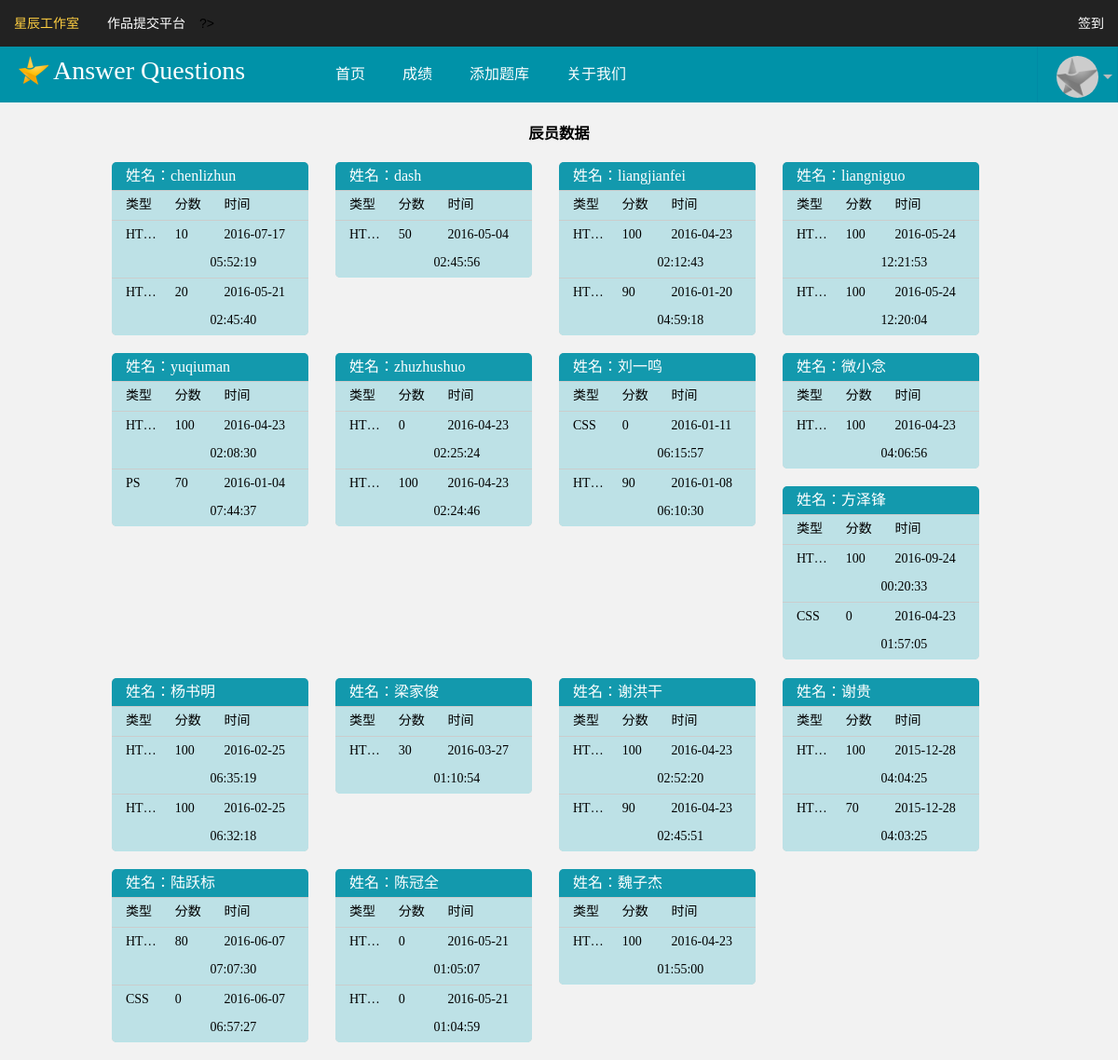
The page /AnswerQuestions/view/aboutus.php on the database its author committed.
### tables this page shows
CREATE TABLE IF NOT EXISTS `answer_results` (
  `id` int(11) NOT NULL AUTO_INCREMENT,
  `respondents` char(12) NOT NULL COMMENT '答题人',
  `answer_type` char(24) NOT NULL COMMENT '题目类型',
  `score` char(24) NOT NULL COMMENT '答题分数',
  `answer_time` int(100) NOT NULL COMMENT '答题时间',
  PRIMARY KEY (`id`)
);

### AnswerQuestions/view/aboutus.php (the view, shortened to what this page needs)
<?php
include('../view/header.php');
echo '<link rel="stylesheet"  href="../style/aboutus.css">';
$sql ="SELECT * FROM answer_results ORDER BY respondents,id DESC";
$result = mysql_query($sql);
$array = array();
while($row = mysql_fetch_array($result)){
	$array[]=$row;
}
?>
<section class="aboutus">
	<h3>辰员数据</h3>
	<div class="about_data">
	<?php
		$name = "";
		$num = 0;
		foreach($array as $a){
			if($num ==2 AND $name == $a['respondents']){
			}else{
							if($name != $a['respondents']){
							echo "</ul>";
							$name = $a['respondents'];
							$num = 0;
						?>
						<ul class="user_data">
							<li class="about_top">姓名：<?php echo $a['respondents']; ?><span></span> </li>
							<li class="data">
								<span class="data_type">类型</span>
								<span>分数</span>
								<span class="data_time">时间</span>
							</li>
						<?php
							}
							$num++;
							?>
							<li class="data">
								<span class="data_type"><?php echo $a['answer_type'] ?></span>
								<span><?php echo $a['score'] ?></span>
								<span class="data_time"><?php echo date("Y-m-d H:i:s",$a['answer_time']) ?></span>
							</li>
						<?php
						}
						?>
	<?php } ?>
	</div>
</section>
</body>
</html>

### AnswerQuestions/style/header.css (style rules this page uses)
* { padding: 0; margin: 0 }
li,ul { list-style: none }
body { font-size: 14px; font-family: "Microsoft Yahei"; background-color: #f2f2f2; }

### AnswerQuestions/style/aboutus.css (style rules this page uses)
.aboutus h3 { text-align: center; padding: 20px 0; }
.about_data { width: 80%; margin: 0 auto; }
.user_data { width: 22%; float: left; margin-right: 3%; margin-bottom: 2%; text-indent: 15px; border-radius: 5px; overflow: hidden; background: #ccc; }
.user_data .about_top { height: 30px; line-height: 30px; font-size: 16px; color: #fff; background: #1399AD; position: relative; }
.user_data .data { display:flex; -webkit-display:flex; line-height: 30px; }
.user_data .data span { -webkit-flex: 1; flex: 1; background: #BDE1E6; border-bottom: 1px solid #B9E3E8; margin-top: 1px; }
.user_data .data .data_time { -webkit-flex: 2; flex: 2; }
.user_data .data .data_type { display:block;white-space:nowrap; overflow:hidden; text-overflow:ellipsis; }

### top2.php (style rules this page uses)
* { margin: 0; padding: 0; list-style: none; text-decoration: none; color: inherit; }

### rows shown on the page
answer_results: respondents "chenlizhun", answer_type "HT…", score "10", answer_time "2016-07-17 05:52:19"
answer_results: answer_type "HT…", score "20", answer_time "2016-05-21 02:45:40"
answer_results: respondents "dash", answer_type "HT…", score "50", answer_time "2016-05-04 02:45:56"
answer_results: respondents "liangjianfei", answer_type "HT…", score "100", answer_time "2016-04-23 02:12:43"
answer_results: answer_type "HT…", score "90", answer_time "2016-01-20 04:59:18"
answer_results: respondents "liangniguo", answer_type "HT…", score "100", answer_time "2016-05-24 12:21:53"
answer_results: answer_type "HT…", score "100", answer_time "2016-05-24 12:20:04"
answer_results: respondents "yuqiuman", answer_type "HT…", score "100", answer_time "2016-04-23 02:08:30"
answer_results: answer_type "PS", score "70", answer_time "2016-01-04 07:44:37"
answer_results: respondents "zhuzhushuo", answer_type "HT…", score "0", answer_time "2016-04-23 02:25:24"
answer_results: answer_type "HT…", score "100", answer_time "2016-04-23 02:24:46"
answer_results: respondents "刘一鸣", answer_type "CSS", score "0", answer_time "2016-01-11 06:15:57"
answer_results: answer_type "HT…", score "90", answer_time "2016-01-08 06:10:30"
answer_results: respondents "微小念", answer_type "HT…", score "100", answer_time "2016-04-23 04:06:56"
answer_results: respondents "方泽锋", answer_type "HT…", score "100", answer_time "2016-09-24 00:20:33"
answer_results: answer_type "CSS", score "0", answer_time "2016-04-23 01:57:05"
answer_results: respondents "杨书明", answer_type "HT…", score "100", answer_time "2016-02-25 06:35:19"
answer_results: answer_type "HT…", score "100", answer_time "2016-02-25 06:32:18"
answer_results: respondents "梁家俊", answer_type "HT…", score "30", answer_time "2016-03-27 01:10:54"
answer_results: respondents "谢洪干", answer_type "HT…", score "100", answer_time "2016-04-23 02:52:20"
answer_results: answer_type "HT…", score "90", answer_time "2016-04-23 02:45:51"
answer_results: respondents "谢贵", answer_type "HT…", score "100", answer_time "2015-12-28 04:04:25"
answer_results: answer_type "HT…", score "70", answer_time "2015-12-28 04:03:25"
answer_results: respondents "陆跃标", answer_type "HT…", score "80", answer_time "2016-06-07 07:07:30"
answer_results: answer_type "CSS", score "0", answer_time "2016-06-07 06:57:27"
answer_results: respondents "陈冠全", answer_type "HT…", score "0", answer_time "2016-05-21 01:05:07"
answer_results: answer_type "HT…", score "0", answer_time "2016-05-21 01:04:59"
answer_results: respondents "魏子杰", answer_type "HT…", score "100", answer_time "2016-04-23 01:55:00"
